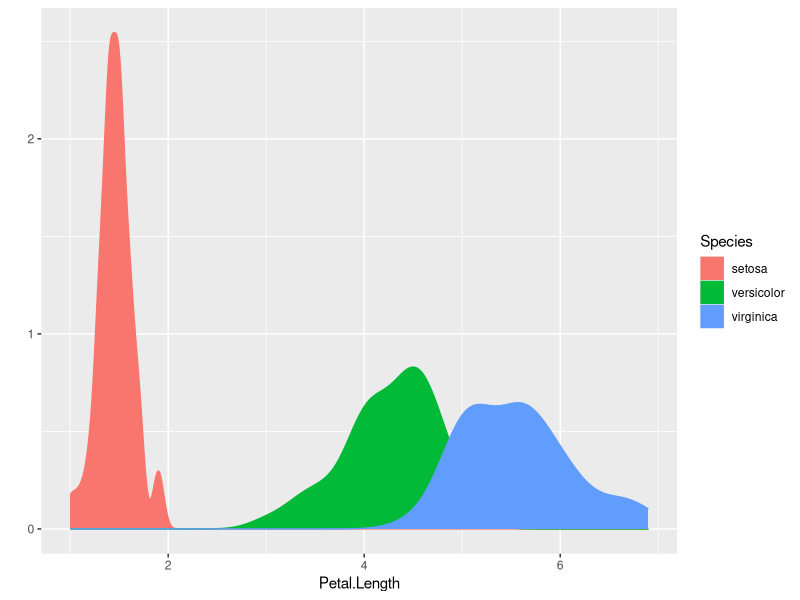
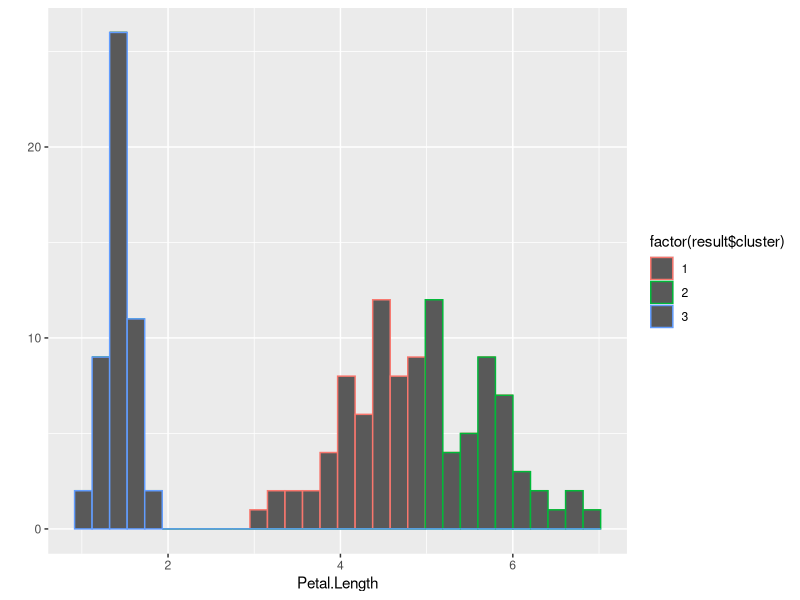
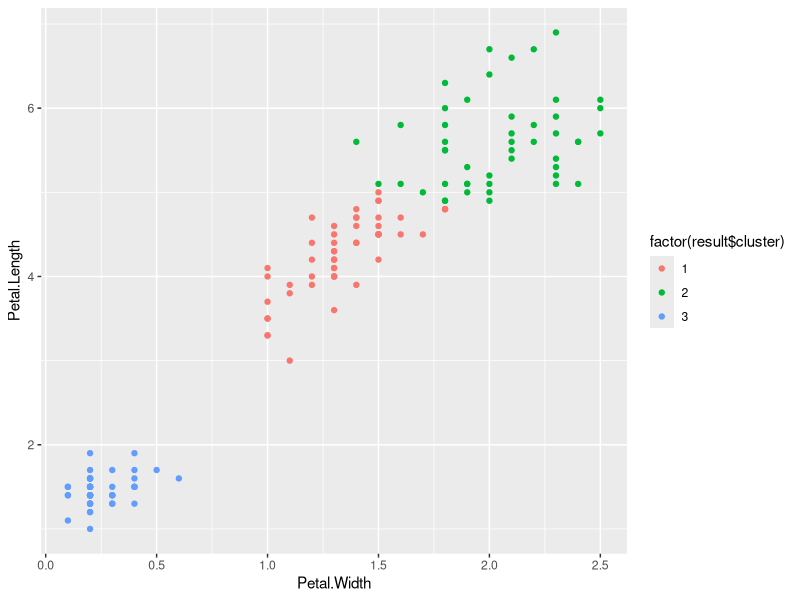

The R source for these figures, in order:
# CLUSTERING IRIS.R
#
#
# Version:  
#
# Date: May 1 
# Author:
#
#TOC> ==========================================================================
#TOC>
#TOC>   Section  Title                                            Line
#TOC> --------------------------------------------------------------------------
#TOC>   1        Packages
#TOC>   2        Dataset exploration
#TOC>   3        Clustering
#TOC>   4        Multidimensional clustering
#TOC> ==========================================================================

# ====    1  Packages  =========================================================

if (!require(ggplot2, quietly = TRUE)) {
    install.packages("ggplot2")
    library(ggplot2)
}

# ====    2 Dataset exploration  ===============================================

my_data <- iris

# Let's explore the dataset
str(my_data)

summary(my_data$Petal.Length)

# Let's explore the distribution of petal length across the different species

qplot(
    Petal.Length,
    data = my_data,
    geom = 'density',
    color = Species,
    fill = Species
)

# ====    3 Clustering  ========================================================

# Can we exctract the different species into clusters using petal lenght?

my_data2 <- my_data[,'Petal.Length']

num_clusters <- 3

set.seed(1234)

result <- kmeans(my_data2, num_clusters, nstart = 20 )

# Let's see how the original species have been assigned into clusters

table(result$cluster, my_data$Species)

# Let's plot sepal length per cluster

qplot(
    Petal.Length,
    data = my_data,
    color = factor(result$cluster),
    )


# ====    4 Multidimensional clustering  =======================================

# Can we exctract the different species into clusters using 2 attributes?

my_data3 <- my_data[,c('Petal.Width', 'Petal.Length')]

num_clusters <- 3

set.seed(1234)

result <- kmeans(my_data3, num_clusters, nstart = 20 )

# Let's plot sepal length and petal width per cluster


qplot(Petal.Width,
    Petal.Length,
    data = my_data3,
    color = factor(result$cluster),
)
